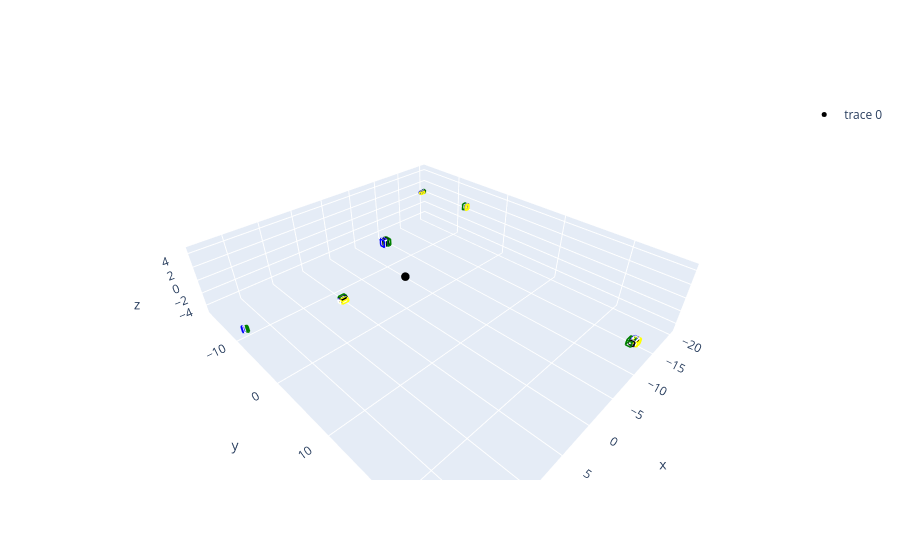

Notebook cell for this chart:
### Markdown cell above
# Inference Visualizer
## Developed by Moose Abou-Harb on behalf of Paccar Inc

### Code cell
import plotly.express as px
import plotly.graph_objects as go
import pandas as pd
import numpy as np

import json
import pathlib
import math

store_folder_path = pathlib.Path.cwd().parent / "test_data"

earth_radius = 6378137.0
deg_to_rad = math.pi / 180

modalities = ["camera", "lidar", "radar", "gt", "fusion"]

def main():
    #Load up the data from the sim
    gt_data = {}
    inferences = {}
    try:
        for modality in modalities:
            modality_path = store_folder_path / f"{modality}_sim_results.json"
            mod_data = try_load_json(modality_path)
            if modality == "gt":
                gt_data = mod_data
            inferences[modality] = mod_data["inferences"]
    except Exception as e:
        print("Failed to load sim data!")
        return

    #Get the origin
    origin = gt_data["start_pos"]

    #Shove that data into a dataframe
    main_df = pd.DataFrame()
    for modality in modalities:
        new_df = pd.DataFrame(inferences[modality])
        new_df["modality"] = modality
        main_df = pd.concat([main_df, new_df])

    #Expand lat/long/alt into local coords
    main_df[["x", "y", "z"]] = main_df.apply(
        lambda row : geo_to_local(origin, [row["latitude"], row["longitude"], row["altitude"]]), 
        axis=1,
        result_type="expand"
    )

    #Create an origin dataframe
    origin_df = pd.DataFrame([{
        "timestamp" : 0,
        "class" : "origin",
        "latitude" : origin[0],
        "longitude" : origin[1],
        "altitude" : origin[2],
        "dimensions" : [0, 0, 0],
        "obj_id" : -1,
        "modality" : "origin",
        "x" : 0,
        "y" : 0,
        "z" : 0
    }])

    #Merge in the origin point
    main_df = pd.concat([origin_df, main_df])

    #Expand dimensions into individual columns
    main_df[["dx", "dy", "dz"]] = pd.DataFrame(main_df["dimensions"].tolist(), index=main_df.index)
    main_df = main_df.drop("dimensions", axis=1)
    main_df = main_df.sort_values(by="obj_id")
    
    display(main_df.head(30))

    #Old graph display code
    # fig = px.scatter_3d(main_df, x="x", y="y", z="z", opacity=0.7, color="modality")
    # fig.update_traces(marker=dict(size=5))
    # fig.show()

    color_map = {
        "camera" : "blue",
        "lidar" : "yellow",
        "radar" : "green",
        "fusion" : "black",
        "gt" : "white"
    }

    fig = go.Figure()
    fig.add_trace(go.Scatter3d(
        x=[0], y=[0], z=[0],
        mode="markers",
        marker=dict(size=5, color="black")
    ))
    for _, row in main_df.iterrows():
        color = color_map.get(row["modality"], "gray")
        fig.add_trace(
            wireframe_box(
                center=(row["x"], row["y"], row["z"]),
                dimensions=[row["dx"], row["dy"], row["dz"]],
                color=color
            )
        )
    fig.update_layout(
        scene = dict(
            aspectmode = "data",
            xaxis_title = "x",
            yaxis_title = "y",
            zaxis_title = "z"
        )
    )

    fig.show()

def try_load_json(fp: str) -> dict:
    try:
        with open(fp, "r") as file:
            data = json.load(file)
            return data
    except FileNotFoundError:
        print(f"Failed to load file: {fp}")
    except json.JSONDecodeError:
        print(f"Selected file contains illegal JSON: {fp}")
    except Exception as e:
        print(f"Something went wrong while loading: {fp}, {e}")

def geo_to_local(origin, target):
    d_lat = target[0] - origin[0]
    d_lon = target[1] - origin[1]
    d_alt = target[2] - origin[2]
    y_meters = d_lat * deg_to_rad * earth_radius

    radius_at_lat = earth_radius * math.cos(origin[0] * deg_to_rad)
    x_meters = d_lon * deg_to_rad * radius_at_lat

    return [x_meters, y_meters, d_alt]

def wireframe_box(center, dimensions, color="blue"):
    x, y, z = center
    dx, dy, dz = dimensions

    hx, hy, hz = dx / 2, dy / 2, dz / 2

    vertices = [
        (x-hx, y-hy, z-hz),
        (x+hx, y-hy, z-hz),
        (x+hx, y+hy, z-hz),
        (x-hx, y+hy, z-hz),
        (x-hx, y-hy, z+hz),
        (x+hx, y-hy, z+hz),
        (x+hx, y+hy, z+hz),
        (x-hx, y+hy, z+hz),
    ]

    edges = [
        (0,1),(1,2),(2,3),(3,0),
        (4,5),(5,6),(6,7),(7,4),
        (0,4),(1,5),(2,6),(3,7)
    ]

    xs, ys, zs = [], [], []
    for i, j in edges:
        xs += [vertices[i][0], vertices[j][0], None]
        ys += [vertices[i][1], vertices[j][1], None]
        zs += [vertices[i][2], vertices[j][2], None]

    return go.Scatter3d(
        x=xs,
        y=ys,
        z=zs,
        mode="lines",
        line=dict(color=color, width=3),
        showlegend=False
    )

if __name__ == "__main__":
    main()

### Figure 1 — Plotly figure (JSON) as saved in the notebook; plotly's stock layout.template omitted (floating-point values rounded to 4 significant figures)
{"data": [{"marker": {"color": "black", "size": 5}, "mode": "markers", "type": "scatter3d", "x": [0], "y": [0], "z": [0]}, {"line": {"color": "gray", "width": 3}, "mode": "lines", "showlegend": false, "type": "scatter3d", "x": [0, 0, null, 0, 0, null, 0, 0, null, 0, 0, null, 0, 0, null, 0, 0, null, 0, 0, null, 0, 0, null, 0, 0, null, 0, 0, null, 0, 0, null, 0, 0, null], "y": [0, 0, null, 0, 0, null, 0, 0, null, 0, 0, null, 0, 0, null, 0, 0, null, 0, 0, null, 0, 0, null, 0, 0, null, 0, 0, null, 0, 0, null, 0, 0, null], "z": [0, 0, null, 0, 0, null, 0, 0, null, 0, 0, null, 0, 0, null, 0, 0, null, 0, 0, null, 0, 0, null, 0, 0, null, 0, 0, null, 0, 0, null, 0, 0, null]}, {"line": {"color": "blue", "width": 3}, "mode": "lines", "showlegend": false, "type": "scatter3d", "x": [-0.3679, 0.08644, null, 0.08644, 0.08644, null, 0.08644, -0.3679, null, -0.3679, -0.3679, null, -0.3679, 0.08644, null, 0.08644, 0.08644, null, 0.08644, -0.3679, null, -0.3679, -0.3679, null, -0.3679, -0.3679, null, 0.08644, 0.08644, null, 0.08644, 0.08644, null, -0.3679, -0.3679, null], "y": [-4.598, -4.598, null, -4.598, -3.808, null, -3.808, -3.808, null, -3.808, -4.598, null, -4.598, -4.598, null, -4.598, -3.808, null, -3.808, -3.808, null, -3.808, -4.598, null, -4.598, -4.598, null, -4.598, -4.598, null, -3.808, -3.808, null, -3.808, -3.808, null], "z": [2.821, 2.821, null, 2.821, 2.821, null, 2.821, 2.821, null, 2.821, 2.821, null, 3.809, 3.809, null, 3.809, 3.809, null, 3.809, 3.809, null, 3.809, 3.809, null, 2.821, 3.809, null, 2.821, 3.809, null, 2.821, 3.809, null, 2.821, 3.809, null]}, {"line": {"color": "yellow", "width": 3}, "mode": "lines", "showlegend": false, "type": "scatter3d", "x": [-0.6489, -0.2114, null, -0.2114, -0.2114, null, -0.2114, -0.6489, null, -0.6489, -0.6489, null, -0.6489, -0.2114, null, -0.2114, -0.2114, null, -0.2114, -0.6489, null, -0.6489, -0.6489, null, -0.6489, -0.6489, null, -0.2114, -0.2114, null, -0.2114, -0.2114, null, -0.6489, -0.6489, null], "y": [-4.64, -4.64, null, -4.64, -3.9, null, -3.9, -3.9, null, -3.9, -4.64, null, -4.64, -4.64, null, -4.64, -3.9, null, -3.9, -3.9, null, -3.9, -4.64, null, -4.64, -4.64, null, -4.64, -4.64, null, -3.9, -3.9, null, -3.9, -3.9, null], "z": [2.742, 2.742, null, 2.742, 2.742, null, 2.742, 2.742, null, 2.742, 2.742, null, 3.748, 3.748, null, 3.748, 3.748, null, 3.748, 3.748, null, 3.748, 3.748, null, 2.742, 3.748, null, 2.742, 3.748, null, 2.742, 3.748, null, 2.742, 3.748, null]}, {"line": {"color": "green", "width": 3}, "mode": "lines", "showlegend": false, "type": "scatter3d", "x": [-0.8683, -0.3629, null, -0.3629, -0.3629, null, -0.3629, -0.8683, null, -0.8683, -0.8683, null, -0.8683, -0.3629, null, -0.3629, -0.3629, null, -0.3629, -0.8683, null, -0.8683, -0.8683, null, -0.8683, -0.8683, null, -0.3629, -0.3629, null, -0.3629, -0.3629, null, -0.8683, -0.8683, null], "y": [-4.538, -4.538, null, -4.538, -3.655, null, -3.655, -3.655, null, -3.655, -4.538, null, -4.538, -4.538, null, -4.538, -3.655, null, -3.655, -3.655, null, -3.655, -4.538, null, -4.538, -4.538, null, -4.538, -4.538, null, -3.655, -3.655, null, -3.655, -3.655, null], "z": [2.903, 2.903, null, 2.903, 2.903, null, 2.903, 2.903, null, 2.903, 2.903, null, 3.78, 3.78, null, 3.78, 3.78, null, 3.78, 3.78, null, 3.78, 3.78, null, 2.903, 3.78, null, 2.903, 3.78, null, 2.903, 3.78, null, 2.903, 3.78, null]}, {"line": {"color": "black", "width": 3}, "mode": "lines", "showlegend": false, "type": "scatter3d", "x": [-19.56, -18.82, null, -18.82, -18.82, null, -18.82, -19.56, null, -19.56, -19.56, null, -19.56, -18.82, null, -18.82, -18.82, null, -18.82, -19.56, null, -19.56, -19.56, null, -19.56, -19.56, null, -18.82, -18.82, null, -18.82, -18.82, null, -19.56, -19.56, null], "y": [-7.017, -7.017, null, -7.017, -7.033, null, -7.033, -7.033, null, -7.033, -7.017, null, -7.017, -7.017, null, -7.017, -7.033, null, -7.033, -7.033, null, -7.033, -7.017, null, -7.017, -7.017, null, -7.017, -7.017, null, -7.033, -7.033, null, -7.033, -7.033, null], "z": [0.8082, 0.8082, null, 0.8082, 0.8082, null, 0.8082, 0.8082, null, 0.8082, 0.8082, null, 1.829, 1.829, null, 1.829, 1.829, null, 1.829, 1.829, null, 1.829, 1.829, null, 0.8082, 1.829, null, 0.8082, 1.829, null, 0.8082, 1.829, null, 0.8082, 1.829, null]}, {"line": {"color": "black", "width": 3}, "mode": "lines", "showlegend": false, "type": "scatter3d", "x": [-19.73, -18.99, null, -18.99, -18.99, null, -18.99, -19.73, null, -19.73, -19.73, null, -19.73, -18.99, null, -18.99, -18.99, null, -18.99, -19.73, null, -19.73, -19.73, null, -19.73, -19.73, null, -18.99, -18.99, null, -18.99, -18.99, null, -19.73, -19.73, null], "y": [-6.627, -6.627, null, -6.627, -6.468, null, -6.468, -6.468, null, -6.468, -6.627, null, -6.627, -6.627, null, -6.627, -6.468, null, -6.468, -6.468, null, -6.468, -6.627, null, -6.627, -6.627, null, -6.627, -6.627, null, -6.468, -6.468, null, -6.468, -6.468, null], "z": [0.8355, 0.8355, null, 0.8355, 0.8355, null, 0.8355, 0.8355, null, 0.8355, 0.8355, null, 1.711, 1.711, null, 1.711, 1.711, null, 1.711, 1.711, null, 1.711, 1.711, null, 0.8355, 1.711, null, 0.8355, 1.711, null, 0.8355, 1.711, null, 0.8355, 1.711, null]}, {"line": {"color": "black", "width": 3}, "mode": "lines", "showlegend": false, "type": "scatter3d", "x": [-19.79, -19.05, null, -19.05, -19.05, null, -19.05, -19.79, null, -19.79, -19.79, null, -19.79, -19.05, null, -19.05, -19.05, null, -19.05, -19.79, null, -19.79, -19.79, null, -19.79, -19.79, null, -19.05, -19.05, null, -19.05, -19.05, null, -19.79, -19.79, null], "y": [-6.746, -6.746, null, -6.746, -6.635, null, -6.635, -6.635, null, -6.635, -6.746, null, -6.746, -6.746, null, -6.746, -6.635, null, -6.635, -6.635, null, -6.635, -6.746, null, -6.746, -6.746, null, -6.746, -6.746, null, -6.635, -6.635, null, -6.635, -6.635, null], "z": [0.7964, 0.7964, null, 0.7964, 0.7964, null, 0.7964, 0.7964, null, 0.7964, 0.7964, null, 1.712, 1.712, null, 1.712, 1.712, null, 1.712, 1.712, null, 1.712, 1.712, null, 0.7964, 1.712, null, 0.7964, 1.712, null, 0.7964, 1.712, null, 0.7964, 1.712, null]}, {"line": {"color": "black", "width": 3}, "mode": "lines", "showlegend": false, "type": "scatter3d", "x": [-0.6283, -0.1626, null, -0.1626, -0.1626, null, -0.1626, -0.6283, null, -0.6283, -0.6283, null, -0.6283, -0.1626, null, -0.1626, -0.1626, null, -0.1626, -0.6283, null, -0.6283, -0.6283, null, -0.6283, -0.6283, null, -0.1626, -0.1626, null, -0.1626, -0.1626, null, -0.6283, -0.6283, null], "y": [-4.592, -4.592, null, -4.592, -3.788, null, -3.788, -3.788, null, -3.788, -4.592, null, -4.592, -4.592, null, -4.592, -3.788, null, -3.788, -3.788, null, -3.788, -4.592, null, -4.592, -4.592, null, -4.592, -4.592, null, -3.788, -3.788, null, -3.788, -3.788, null], "z": [2.822, 2.822, null, 2.822, 2.822, null, 2.822, 2.822, null, 2.822, 2.822, null, 3.779, 3.779, null, 3.779, 3.779, null, 3.779, 3.779, null, 3.779, 3.779, null, 2.822, 3.779, null, 2.822, 3.779, null, 2.822, 3.779, null, 2.822, 3.779, null]}, {"line": {"color": "black", "width": 3}, "mode": "lines", "showlegend": false, "type": "scatter3d", "x": [18.15, 18.33, null, 18.33, 18.33, null, 18.33, 18.15, null, 18.15, 18.15, null, 18.15, 18.33, null, 18.33, 18.33, null, 18.33, 18.15, null, 18.15, 18.15, null, 18.15, 18.15, null, 18.33, 18.33, null, 18.33, 18.33, null, 18.15, 18.15, null], "y": [-10.76, -10.76, null, -10.76, -10.57, null, -10.57, -10.57, null, -10.57, -10.76, null, -10.76, -10.76, null, -10.76, -10.57, null, -10.57, -10.57, null, -10.57, -10.76, null, -10.76, -10.76, null, -10.76, -10.76, null, -10.57, -10.57, null, -10.57, -10.57, null], "z": [-4.94, -4.94, null, -4.94, -4.94, null, -4.94, -4.94, null, -4.94, -4.94, null, -3.995, -3.995, null, -3.995, -3.995, null, -3.995, -3.995, null, -3.995, -3.995, null, -4.94, -3.995, null, -4.94, -3.995, null, -4.94, -3.995, null, -4.94, -3.995, null]}, {"line": {"color": "black", "width": 3}, "mode": "lines", "showlegend": false, "type": "scatter3d", "x": [17.65, 17.93, null, 17.93, 17.93, null, 17.93, 17.65, null, 17.65, 17.65, null, 17.65, 17.93, null, 17.93, 17.93, null, 17.93, 17.65, null, 17.65, 17.65, null, 17.65, 17.65, null, 17.93, 17.93, null, 17.93, 17.93, null, 17.65, 17.65, null], "y": [-10.62, -10.62, null, -10.62, -10.28, null, -10.28, -10.28, null, -10.28, -10.62, null, -10.62, -10.62, null, -10.62, -10.28, null, -10.28, -10.28, null, -10.28, -10.62, null, -10.62, -10.62, null, -10.62, -10.62, null, -10.28, -10.28, null, -10.28, -10.28, null], "z": [-4.942, -4.942, null, -4.942, -4.942, null, -4.942, -4.942, null, -4.942, -4.942, null, -4.097, -4.097, null, -4.097, -4.097, null, -4.097, -4.097, null, -4.097, -4.097, null, -4.942, -4.097, null, -4.942, -4.097, null, -4.942, -4.097, null, -4.942, -4.097, null]}, {"line": {"color": "black", "width": 3}, "mode": "lines", "showlegend": false, "type": "scatter3d", "x": [-13.44, -12.42, null, -12.42, -12.42, null, -12.42, -13.44, null, -13.44, -13.44, null, -13.44, -12.42, null, -12.42, -12.42, null, -12.42, -13.44, null, -13.44, -13.44, null, -13.44, -13.44, null, -12.42, -12.42, null, -12.42, -12.42, null, -13.44, -13.44, null], "y": [25.52, 25.52, null, 25.52, 26.11, null, 26.11, 26.11, null, 26.11, 25.52, null, 25.52, 25.52, null, 25.52, 26.11, null, 26.11, 26.11, null, 26.11, 25.52, null, 25.52, 25.52, null, 25.52, 25.52, null, 26.11, 26.11, null, 26.11, 26.11, null], "z": [-3.489, -3.489, null, -3.489, -3.489, null, -3.489, -3.489, null, -3.489, -3.489, null, -2.791, -2.791, null, -2.791, -2.791, null, -2.791, -2.791, null, -2.791, -2.791, null, -3.489, -2.791, null, -3.489, -2.791, null, -3.489, -2.791, null, -3.489, -2.791, null]}, {"line": {"color": "black", "width": 3}, "mode": "lines", "showlegend": false, "type": "scatter3d", "x": [-19.34, -18.52, null, -18.52, -18.52, null, -18.52, -19.34, null, -19.34, -19.34, null, -19.34, -18.52, null, -18.52, -18.52, null, -18.52, -19.34, null, -19.34, -19.34, null, -19.34, -19.34, null, -18.52, -18.52, null, -18.52, -18.52, null, -19.34, -19.34, null], "y": [-16.76, -16.76, null, -16.76, -16.38, null, -16.38, -16.38, null, -16.38, -16.76, null, -16.76, -16.76, null, -16.76, -16.38, null, -16.38, -16.38, null, -16.38, -16.76, null, -16.76, -16.76, null, -16.76, -16.76, null, -16.38, -16.38, null, -16.38, -16.38, null], "z": [0.7414, 0.7414, null, 0.7414, 0.7414, null, 0.7414, 0.7414, null, 0.7414, 0.7414, null, 1.148, 1.148, null, 1.148, 1.148, null, 1.148, 1.148, null, 1.148, 1.148, null, 0.7414, 1.148, null, 0.7414, 1.148, null, 0.7414, 1.148, null, 0.7414, 1.148, null]}, {"line": {"color": "white", "width": 3}, "mode": "lines", "showlegend": false, "type": "scatter3d", "x": [-0.4371, 0.003031, null, 0.003031, 0.003031, null, 0.003031, -0.4371, null, -0.4371, -0.4371, null, -0.4371, 0.003031, null, 0.003031, 0.003031, null, 0.003031, -0.4371, null, -0.4371, -0.4371, null, -0.4371, -0.4371, null, 0.003031, 0.003031, null, 0.003031, 0.003031, null, -0.4371, -0.4371, null], "y": [-4.532, -4.532, null, -4.532, -3.745, null, -3.745, -3.745, null, -3.745, -4.532, null, -4.532, -4.532, null, -4.532, -3.745, null, -3.745, -3.745, null, -3.745, -4.532, null, -4.532, -4.532, null, -4.532, -4.532, null, -3.745, -3.745, null, -3.745, -3.745, null], "z": [2.812, 2.812, null, 2.812, 2.812, null, 2.812, 2.812, null, 2.812, 2.812, null, 3.796, 3.796, null, 3.796, 3.796, null, 3.796, 3.796, null, 3.796, 3.796, null, 2.812, 3.796, null, 2.812, 3.796, null, 2.812, 3.796, null, 2.812, 3.796, null]}, {"line": {"color": "black", "width": 3}, "mode": "lines", "showlegend": false, "type": "scatter3d", "x": [11.45, 12.23, null, 12.23, 12.23, null, 12.23, 11.45, null, 11.45, 11.45, null, 11.45, 12.23, null, 12.23, 12.23, null, 12.23, 11.45, null, 11.45, 11.45, null, 11.45, 11.45, null, 12.23, 12.23, null, 12.23, 12.23, null, 11.45, 11.45, null], "y": [3.403, 3.403, null, 3.403, 3.885, null, 3.885, 3.885, null, 3.885, 3.403, null, 3.403, 3.403, null, 3.403, 3.885, null, 3.885, 3.885, null, 3.885, 3.403, null, 3.403, 3.403, null, 3.403, 3.403, null, 3.885, 3.885, null, 3.885, 3.885, null], "z": [4.18, 4.18, null, 4.18, 4.18, null, 4.18, 4.18, null, 4.18, 4.18, null, 4.581, 4.581, null, 4.581, 4.581, null, 4.581, 4.581, null, 4.581, 4.581, null, 4.18, 4.581, null, 4.18, 4.581, null, 4.18, 4.581, null, 4.18, 4.581, null]}, {"line": {"color": "blue", "width": 3}, "mode": "lines", "showlegend": false, "type": "scatter3d", "x": [11.5, 12.29, null, 12.29, 12.29, null, 12.29, 11.5, null, 11.5, 11.5, null, 11.5, 12.29, null, 12.29, 12.29, null, 12.29, 11.5, null, 11.5, 11.5, null, 11.5, 11.5, null, 12.29, 12.29, null, 12.29, 12.29, null, 11.5, 11.5, null], "y": [3.391, 3.391, null, 3.391, 3.857, null, 3.857, 3.857, null, 3.857, 3.391, null, 3.391, 3.391, null, 3.391, 3.857, null, 3.857, 3.857, null, 3.857, 3.391, null, 3.391, 3.391, null, 3.391, 3.391, null, 3.857, 3.857, null, 3.857, 3.857, null], "z": [4.196, 4.196, null, 4.196, 4.196, null, 4.196, 4.196, null, 4.196, 4.196, null, 4.567, 4.567, null, 4.567, 4.567, null, 4.567, 4.567, null, 4.567, 4.567, null, 4.196, 4.567, null, 4.196, 4.567, null, 4.196, 4.567, null, 4.196, 4.567, null]}, {"line": {"color": "yellow", "width": 3}, "mode": "lines", "showlegend": false, "type": "scatter3d", "x": [11.52, 12.3, null, 12.3, 12.3, null, 12.3, 11.52, null, 11.52, 11.52, null, 11.52, 12.3, null, 12.3, 12.3, null, 12.3, 11.52, null, 11.52, 11.52, null, 11.52, 11.52, null, 12.3, 12.3, null, 12.3, 12.3, null, 11.52, 11.52, null], "y": [3.701, 3.701, null, 3.701, 4.161, null, 4.161, 4.161, null, 4.161, 3.701, null, 3.701, 3.701, null, 3.701, 4.161, null, 4.161, 4.161, null, 4.161, 3.701, null, 3.701, 3.701, null, 3.701, 3.701, null, 4.161, 4.161, null, 4.161, 4.161, null], "z": [4.249, 4.249, null, 4.249, 4.249, null, 4.249, 4.249, null, 4.249, 4.249, null, 4.593, 4.593, null, 4.593, 4.593, null, 4.593, 4.593, null, 4.593, 4.593, null, 4.249, 4.593, null, 4.249, 4.593, null, 4.249, 4.593, null, 4.249, 4.593, null]}, {"line": {"color": "white", "width": 3}, "mode": "lines", "showlegend": false, "type": "scatter3d", "x": [11.57, 12.38, null, 12.38, 12.38, null, 12.38, 11.57, null, 11.57, 11.57, null, 11.57, 12.38, null, 12.38, 12.38, null, 12.38, 11.57, null, 11.57, 11.57, null, 11.57, 11.57, null, 12.38, 12.38, null, 12.38, 12.38, null, 11.57, 11.57, null], "y": [3.461, 3.461, null, 3.461, 3.914, null, 3.914, 3.914, null, 3.914, 3.461, null, 3.461, 3.461, null, 3.461, 3.914, null, 3.914, 3.914, null, 3.914, 3.461, null, 3.461, 3.461, null, 3.461, 3.461, null, 3.914, 3.914, null, 3.914, 3.914, null], "z": [4.176, 4.176, null, 4.176, 4.176, null, 4.176, 4.176, null, 4.176, 4.176, null, 4.542, 4.542, null, 4.542, 4.542, null, 4.542, 4.542, null, 4.542, 4.542, null, 4.176, 4.542, null, 4.176, 4.542, null, 4.176, 4.542, null, 4.176, 4.542, null]}, {"line": {"color": "green", "width": 3}, "mode": "lines", "showlegend": false, "type": "scatter3d", "x": [11.34, 12.09, null, 12.09, 12.09, null, 12.09, 11.34, null, 11.34, 11.34, null, 11.34, 12.09, null, 12.09, 12.09, null, 12.09, 11.34, null, 11.34, 11.34, null, 11.34, 11.34, null, 12.09, 12.09, null, 12.09, 12.09, null, 11.34, 11.34, null], "y": [3.116, 3.116, null, 3.116, 3.637, null, 3.637, 3.637, null, 3.637, 3.116, null, 3.116, 3.116, null, 3.116, 3.637, null, 3.637, 3.637, null, 3.637, 3.116, null, 3.116, 3.116, null, 3.116, 3.116, null, 3.637, 3.637, null, 3.637, 3.637, null], "z": [4.095, 4.095, null, 4.095, 4.095, null, 4.095, 4.095, null, 4.095, 4.095, null, 4.582, 4.582, null, 4.582, 4.582, null, 4.582, 4.582, null, 4.582, 4.582, null, 4.095, 4.582, null, 4.095, 4.582, null, 4.095, 4.582, null, 4.095, 4.582, null]}, {"line": {"color": "white", "width": 3}, "mode": "lines", "showlegend": false, "type": "scatter3d", "x": [18.04, 18.24, null, 18.24, 18.24, null, 18.24, 18.04, null, 18.04, 18.04, null, 18.04, 18.24, null, 18.24, 18.24, null, 18.24, 18.04, null, 18.04, 18.04, null, 18.04, 18.04, null, 18.24, 18.24, null, 18.24, 18.24, null, 18.04, 18.04, null], "y": [-10.75, -10.75, null, -10.75, -10.55, null, -10.55, -10.55, null, -10.55, -10.75, null, -10.75, -10.75, null, -10.75, -10.55, null, -10.55, -10.55, null, -10.55, -10.75, null, -10.75, -10.75, null, -10.75, -10.75, null, -10.55, -10.55, null, -10.55, -10.55, null], "z": [-4.937, -4.937, null, -4.937, -4.937, null, -4.937, -4.937, null, -4.937, -4.937, null, -4.007, -4.007, null, -4.007, -4.007, null, -4.007, -4.007, null, -4.007, -4.007, null, -4.937, -4.007, null, -4.937, -4.007, null, -4.937, -4.007, null, -4.937, -4.007, null]}, {"line": {"color": "blue", "width": 3}, "mode": "lines", "showlegend": false, "type": "scatter3d", "x": [18.15, 18.33, null, 18.33, 18.33, null, 18.33, 18.15, null, 18.15, 18.15, null, 18.15, 18.33, null, 18.33, 18.33, null, 18.33, 18.15, null, 18.15, 18.15, null, 18.15, 18.15, null, 18.33, 18.33, null, 18.33, 18.33, null, 18.15, 18.15, null], "y": [-10.76, -10.76, null, -10.76, -10.57, null, -10.57, -10.57, null, -10.57, -10.76, null, -10.76, -10.76, null, -10.76, -10.57, null, -10.57, -10.57, null, -10.57, -10.76, null, -10.76, -10.76, null, -10.76, -10.76, null, -10.57, -10.57, null, -10.57, -10.57, null], "z": [-4.94, -4.94, null, -4.94, -4.94, null, -4.94, -4.94, null, -4.94, -4.94, null, -3.995, -3.995, null, -3.995, -3.995, null, -3.995, -3.995, null, -3.995, -3.995, null, -4.94, -3.995, null, -4.94, -3.995, null, -4.94, -3.995, null, -4.94, -3.995, null]}, {"line": {"color": "green", "width": 3}, "mode": "lines", "showlegend": false, "type": "scatter3d", "x": [17.65, 17.93, null, 17.93, 17.93, null, 17.93, 17.65, null, 17.65, 17.65, null, 17.65, 17.93, null, 17.93, 17.93, null, 17.93, 17.65, null, 17.65, 17.65, null, 17.65, 17.65, null, 17.93, 17.93, null, 17.93, 17.93, null, 17.65, 17.65, null], "y": [-10.62, -10.62, null, -10.62, -10.28, null, -10.28, -10.28, null, -10.28, -10.62, null, -10.62, -10.62, null, -10.62, -10.28, null, -10.28, -10.28, null, -10.28, -10.62, null, -10.62, -10.62, null, -10.62, -10.62, null, -10.28, -10.28, null, -10.28, -10.28, null], "z": [-4.942, -4.942, null, -4.942, -4.942, null, -4.942, -4.942, null, -4.942, -4.942, null, -4.097, -4.097, null, -4.097, -4.097, null, -4.097, -4.097, null, -4.097, -4.097, null, -4.942, -4.097, null, -4.942, -4.097, null, -4.942, -4.097, null, -4.942, -4.097, null]}, {"line": {"color": "green", "width": 3}, "mode": "lines", "showlegend": false, "type": "scatter3d", "x": [-19.66, -18.83, null, -18.83, -18.83, null, -18.83, -19.66, null, -19.66, -19.66, null, -19.66, -18.83, null, -18.83, -18.83, null, -18.83, -19.66, null, -19.66, -19.66, null, -19.66, -19.66, null, -18.83, -18.83, null, -18.83, -18.83, null, -19.66, -19.66, null], "y": [-16.92, -16.92, null, -16.92, -16.56, null, -16.56, -16.56, null, -16.56, -16.92, null, -16.92, -16.92, null, -16.92, -16.56, null, -16.56, -16.56, null, -16.56, -16.92, null, -16.92, -16.92, null, -16.92, -16.92, null, -16.56, -16.56, null, -16.56, -16.56, null], "z": [0.6431, 0.6431, null, 0.6431, 0.6431, null, 0.6431, 0.6431, null, 0.6431, 0.6431, null, 1.126, 1.126, null, 1.126, 1.126, null, 1.126, 1.126, null, 1.126, 1.126, null, 0.6431, 1.126, null, 0.6431, 1.126, null, 0.6431, 1.126, null, 0.6431, 1.126, null]}, {"line": {"color": "yellow", "width": 3}, "mode": "lines", "showlegend": false, "type": "scatter3d", "x": [-19.15, -18.35, null, -18.35, -18.35, null, -18.35, -19.15, null, -19.15, -19.15, null, -19.15, -18.35, null, -18.35, -18.35, null, -18.35, -19.15, null, -19.15, -19.15, null, -19.15, -19.15, null, -18.35, -18.35, null, -18.35, -18.35, null, -19.15, -19.15, null], "y": [-16.62, -16.62, null, -16.62, -16.21, null, -16.21, -16.21, null, -16.21, -16.62, null, -16.62, -16.62, null, -16.62, -16.21, null, -16.21, -16.21, null, -16.21, -16.62, null, -16.62, -16.62, null, -16.62, -16.62, null, -16.21, -16.21, null, -16.21, -16.21, null], "z": [0.7975, 0.7975, null, 0.7975, 0.7975, null, 0.7975, 0.7975, null, 0.7975, 0.7975, null, 1.153, 1.153, null, 1.153, 1.153, null, 1.153, 1.153, null, 1.153, 1.153, null, 0.7975, 1.153, null, 0.7975, 1.153, null, 0.7975, 1.153, null, 0.7975, 1.153, null]}, {"line": {"color": "blue", "width": 3}, "mode": "lines", "showlegend": false, "type": "scatter3d", "x": [-19.2, -18.37, null, -18.37, -18.37, null, -18.37, -19.2, null, -19.2, -19.2, null, -19.2, -18.37, null, -18.37, -18.37, null, -18.37, -19.2, null, -19.2, -19.2, null, -19.2, -19.2, null, -18.37, -18.37, null, -18.37, -18.37, null, -19.2, -19.2, null], "y": [-16.75, -16.75, null, -16.75, -16.37, null, -16.37, -16.37, null, -16.37, -16.75, null, -16.75, -16.75, null, -16.75, -16.37, null, -16.37, -16.37, null, -16.37, -16.75, null, -16.75, -16.75, null, -16.75, -16.75, null, -16.37, -16.37, null, -16.37, -16.37, null], "z": [0.7836, 0.7836, null, 0.7836, 0.7836, null, 0.7836, 0.7836, null, 0.7836, 0.7836, null, 1.163, 1.163, null, 1.163, 1.163, null, 1.163, 1.163, null, 1.163, 1.163, null, 0.7836, 1.163, null, 0.7836, 1.163, null, 0.7836, 1.163, null, 0.7836, 1.163, null]}, {"line": {"color": "white", "width": 3}, "mode": "lines", "showlegend": false, "type": "scatter3d", "x": [-19.27, -18.45, null, -18.45, -18.45, null, -18.45, -19.27, null, -19.27, -19.27, null, -19.27, -18.45, null, -18.45, -18.45, null, -18.45, -19.27, null, -19.27, -19.27, null, -19.27, -19.27, null, -18.45, -18.45, null, -18.45, -18.45, null, -19.27, -19.27, null], "y": [-16.82, -16.82, null, -16.82, -16.45, null, -16.45, -16.45, null, -16.45, -16.82, null, -16.82, -16.82, null, -16.82, -16.45, null, -16.45, -16.45, null, -16.45, -16.82, null, -16.82, -16.82, null, -16.82, -16.82, null, -16.45, -16.45, null, -16.45, -16.45, null], "z": [0.7829, 0.7829, null, 0.7829, 0.7829, null, 0.7829, 0.7829, null, 0.7829, 0.7829, null, 1.178, 1.178, null, 1.178, 1.178, null, 1.178, 1.178, null, 1.178, 1.178, null, 0.7829, 1.178, null, 0.7829, 1.178, null, 0.7829, 1.178, null, 0.7829, 1.178, null]}, {"line": {"color": "green", "width": 3}, "mode": "lines", "showlegend": false, "type": "scatter3d", "x": [-19.56, -18.82, null, -18.82, -18.82, null, -18.82, -19.56, null, -19.56, -19.56, null, -19.56, -18.82, null, -18.82, -18.82, null, -18.82, -19.56, null, -19.56, -19.56, null, -19.56, -19.56, null, -18.82, -18.82, null, -18.82, -18.82, null, -19.56, -19.56, null], "y": [-7.017, -7.017, null, -7.017, -7.033, null, -7.033, -7.033, null, -7.033, -7.017, null, -7.017, -7.017, null, -7.017, -7.033, null, -7.033, -7.033, null, -7.033, -7.017, null, -7.017, -7.017, null, -7.017, -7.017, null, -7.033, -7.033, null, -7.033, -7.033, null], "z": [0.8082, 0.8082, null, 0.8082, 0.8082, null, 0.8082, 0.8082, null, 0.8082, 0.8082, null, 1.829, 1.829, null, 1.829, 1.829, null, 1.829, 1.829, null, 1.829, 1.829, null, 0.8082, 1.829, null, 0.8082, 1.829, null, 0.8082, 1.829, null, 0.8082, 1.829, null]}, {"line": {"color": "blue", "width": 3}, "mode": "lines", "showlegend": false, "type": "scatter3d", "x": [-19.79, -19.05, null, -19.05, -19.05, null, -19.05, -19.79, null, -19.79, -19.79, null, -19.79, -19.05, null, -19.05, -19.05, null, -19.05, -19.79, null, -19.79, -19.79, null, -19.79, -19.79, null, -19.05, -19.05, null, -19.05, -19.05, null, -19.79, -19.79, null], "y": [-6.746, -6.746, null, -6.746, -6.635, null, -6.635, -6.635, null, -6.635, -6.746, null, -6.746, -6.746, null, -6.746, -6.635, null, -6.635, -6.635, null, -6.635, -6.746, null, -6.746, -6.746, null, -6.746, -6.746, null, -6.635, -6.635, null, -6.635, -6.635, null], "z": [0.7964, 0.7964, null, 0.7964, 0.7964, null, 0.7964, 0.7964, null, 0.7964, 0.7964, null, 1.712, 1.712, null, 1.712, 1.712, null, 1.712, 1.712, null, 1.712, 1.712, null, 0.7964, 1.712, null, 0.7964, 1.712, null, 0.7964, 1.712, null, 0.7964, 1.712, null]}, {"line": {"color": "white", "width": 3}, "mode": "lines", "showlegend": false, "type": "scatter3d", "x": [-19.85, -19.13, null, -19.13, -19.13, null, -19.13, -19.85, null, -19.85, -19.85, null, -19.85, -19.13, null, -19.13, -19.13, null, -19.13, -19.85, null, -19.85, -19.85, null, -19.85, -19.85, null, -19.13, -19.13, null, -19.13, -19.13, null, -19.85, -19.85, null], "y": [-6.817, -6.817, null, -6.817, -6.707, null, -6.707, -6.707, null, -6.707, -6.817, null, -6.817, -6.817, null, -6.817, -6.707, null, -6.707, -6.707, null, -6.707, -6.817, null, -6.817, -6.817, null, -6.817, -6.817, null, -6.707, -6.707, null, -6.707, -6.707, null], "z": [0.8033, 0.8033, null, 0.8033, 0.8033, null, 0.8033, 0.8033, null, 0.8033, 0.8033, null, 1.694, 1.694, null, 1.694, 1.694, null, 1.694, 1.694, null, 1.694, 1.694, null, 0.8033, 1.694, null, 0.8033, 1.694, null, 0.8033, 1.694, null, 0.8033, 1.694, null]}, {"line": {"color": "yellow", "width": 3}, "mode": "lines", "showlegend": false, "type": "scatter3d", "x": [-19.73, -18.99, null, -18.99, -18.99, null, -18.99, -19.73, null, -19.73, -19.73, null, -19.73, -18.99, null, -18.99, -18.99, null, -18.99, -19.73, null, -19.73, -19.73, null, -19.73, -19.73, null, -18.99, -18.99, null, -18.99, -18.99, null, -19.73, -19.73, null], "y": [-6.627, -6.627, null, -6.627, -6.468, null, -6.468, -6.468, null, -6.468, -6.627, null, -6.627, -6.627, null, -6.627, -6.468, null, -6.468, -6.468, null, -6.468, -6.627, null, -6.627, -6.627, null, -6.627, -6.627, null, -6.468, -6.468, null, -6.468, -6.468, null], "z": [0.8355, 0.8355, null, 0.8355, 0.8355, null, 0.8355, 0.8355, null, 0.8355, 0.8355, null, 1.711, 1.711, null, 1.711, 1.711, null, 1.711, 1.711, null, 1.711, 1.711, null, 0.8355, 1.711, null, 0.8355, 1.711, null, 0.8355, 1.711, null, 0.8355, 1.711, null]}, {"line": {"color": "yellow", "width": 3}, "mode": "lines", "showlegend": false, "type": "scatter3d", "x": [-13.56, -12.56, null, -12.56, -12.56, null, -12.56, -13.56, null, -13.56, -13.56, null, -13.56, -12.56, null, -12.56, -12.56, null, -12.56, -13.56, null, -13.56, -13.56, null, -13.56, -13.56, null, -12.56, -12.56, null, -12.56, -12.56, null, -13.56, -13.56, null], "y": [25.8, 25.8, null, 25.8, 26.38, null, 26.38, 26.38, null, 26.38, 25.8, null, 25.8, 25.8, null, 25.8, 26.38, null, 26.38, 26.38, null, 26.38, 25.8, null, 25.8, 25.8, null, 25.8, 25.8, null, 26.38, 26.38, null, 26.38, 26.38, null], "z": [-3.466, -3.466, null, -3.466, -3.466, null, -3.466, -3.466, null, -3.466, -3.466, null, -2.777, -2.777, null, -2.777, -2.777, null, -2.777, -2.777, null, -2.777, -2.777, null, -3.466, -2.777, null, -3.466, -2.777, null, -3.466, -2.777, null, -3.466, -2.777, null]}, {"line": {"color": "white", "width": 3}, "mode": "lines", "showlegend": false, "type": "scatter3d", "x": [-13.46, -12.46, null, -12.46, -12.46, null, -12.46, -13.46, null, -13.46, -13.46, null, -13.46, -12.46, null, -12.46, -12.46, null, -12.46, -13.46, null, -13.46, -13.46, null, -13.46, -13.46, null, -12.46, -12.46, null, -12.46, -12.46, null, -13.46, -13.46, null], "y": [25.59, 25.59, null, 25.59, 26.12, null, 26.12, 26.12, null, 26.12, 25.59, null, 25.59, 25.59, null, 25.59, 26.12, null, 26.12, 26.12, null, 26.12, 25.59, null, 25.59, 25.59, null, 25.59, 25.59, null, 26.12, 26.12, null, 26.12, 26.12, null], "z": [-3.455, -3.455, null, -3.455, -3.455, null, -3.455, -3.455, null, -3.455, -3.455, null, -2.768, -2.768, null, -2.768, -2.768, null, -2.768, -2.768, null, -2.768, -2.768, null, -3.455, -2.768, null, -3.455, -2.768, null, -3.455, -2.768, null, -3.455, -2.768, null]}, {"line": {"color": "blue", "width": 3}, "mode": "lines", "showlegend": false, "type": "scatter3d", "x": [-13.55, -12.54, null, -12.54, -12.54, null, -12.54, -13.55, null, -13.55, -13.55, null, -13.55, -12.54, null, -12.54, -12.54, null, -12.54, -13.55, null, -13.55, -13.55, null, -13.55, -13.55, null, -12.54, -12.54, null, -12.54, -12.54, null, -13.55, -13.55, null], "y": [25.53, 25.53, null, 25.53, 26.07, null, 26.07, 26.07, null, 26.07, 25.53, null, 25.53, 25.53, null, 25.53, 26.07, null, 26.07, 26.07, null, 26.07, 25.53, null, 25.53, 25.53, null, 25.53, 25.53, null, 26.07, 26.07, null, 26.07, 26.07, null], "z": [-3.452, -3.452, null, -3.452, -3.452, null, -3.452, -3.452, null, -3.452, -3.452, null, -2.783, -2.783, null, -2.783, -2.783, null, -2.783, -2.783, null, -2.783, -2.783, null, -3.452, -2.783, null, -3.452, -2.783, null, -3.452, -2.783, null, -3.452, -2.783, null]}, {"line": {"color": "green", "width": 3}, "mode": "lines", "showlegend": false, "type": "scatter3d", "x": [-13.22, -12.15, null, -12.15, -12.15, null, -12.15, -13.22, null, -13.22, -13.22, null, -13.22, -12.15, null, -12.15, -12.15, null, -12.15, -13.22, null, -13.22, -13.22, null, -13.22, -13.22, null, -12.15, -12.15, null, -12.15, -12.15, null, -13.22, -13.22, null], "y": [25.24, 25.24, null, 25.24, 25.89, null, 25.89, 25.89, null, 25.89, 25.24, null, 25.24, 25.24, null, 25.24, 25.89, null, 25.89, 25.89, null, 25.89, 25.24, null, 25.24, 25.24, null, 25.24, 25.24, null, 25.89, 25.89, null, 25.89, 25.89, null], "z": [-3.551, -3.551, null, -3.551, -3.551, null, -3.551, -3.551, null, -3.551, -3.551, null, -2.813, -2.813, null, -2.813, -2.813, null, -2.813, -2.813, null, -2.813, -2.813, null, -3.551, -2.813, null, -3.551, -2.813, null, -3.551, -2.813, null, -3.551, -2.813, null]}], "layout": {"scene": {"aspectmode": "data", "xaxis": {"title": {"text": "x"}}, "yaxis": {"title": {"text": "y"}}, "zaxis": {"title": {"text": "z"}}}}}
